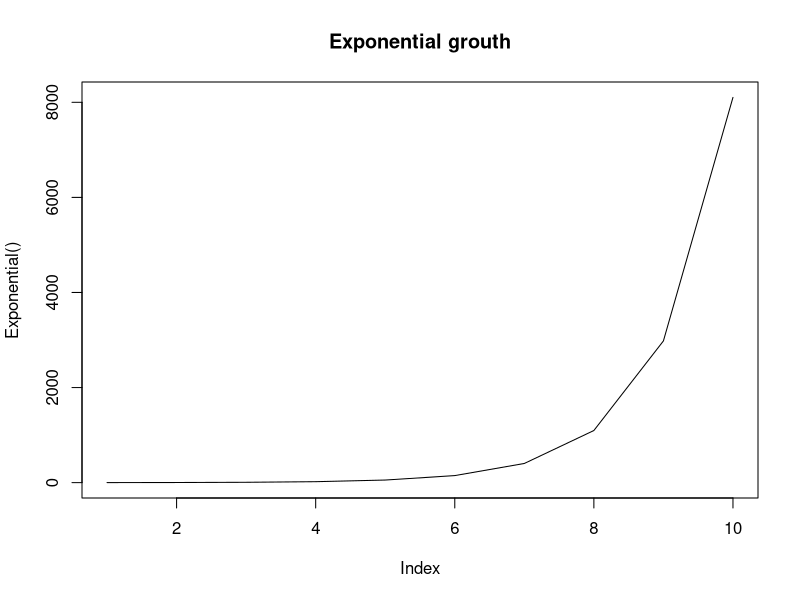

Here is the R script that generated this plot:
Exponential <- function(N0 = 1, r = 1, generations = 10){
	#Runs a simulation of exonential growth
	#Returns a vector of length generations

	N <- rep(NA, generations) #Creates a vector of NA

	N[1] <- N0
	browser()
	for (t in 2:generations){
		N[t] <- N[t-1] * exp(r)

	}
	return(N)
}

plot(Exponential(), type = 'l', main = 'Exponential grouth')

